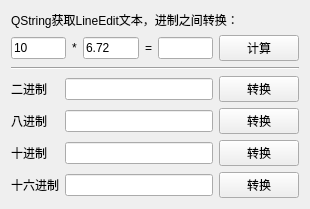
<?xml version="1.0" encoding="UTF-8"?>
<ui version="4.0">
 <class>ExQString</class>
 <widget class="QWidget" name="ExQString">
  <property name="geometry">
   <rect>
    <x>0</x>
    <y>0</y>
    <width>310</width>
    <height>194</height>
   </rect>
  </property>
  <property name="windowTitle">
   <string>ExQString</string>
  </property>
  <layout class="QVBoxLayout" name="verticalLayout">
   <item>
    <widget class="QLabel" name="lab">
     <property name="text">
      <string>QString获取LineEdit文本，进制之间转换：</string>
     </property>
    </widget>
   </item>
   <item>
    <layout class="QHBoxLayout" name="horizontalLayout">
     <item>
      <spacer name="horizontalSpacer_2">
       <property name="orientation">
        <enum>Qt::Horizontal</enum>
       </property>
       <property name="sizeHint" stdset="0">
        <size>
         <width>40</width>
         <height>20</height>
        </size>
       </property>
      </spacer>
     </item>
     <item>
      <widget class="QLineEdit" name="editA">
       <property name="text">
        <string>10</string>
       </property>
      </widget>
     </item>
     <item>
      <widget class="QLabel" name="labMul">
       <property name="text">
        <string>*</string>
       </property>
      </widget>
     </item>
     <item>
      <widget class="QLineEdit" name="editB">
       <property name="text">
        <string>6.72</string>
       </property>
      </widget>
     </item>
     <item>
      <widget class="QLabel" name="labEqual">
       <property name="text">
        <string>=</string>
       </property>
      </widget>
     </item>
     <item>
      <widget class="QLineEdit" name="editC"/>
     </item>
     <item>
      <spacer name="horizontalSpacer">
       <property name="orientation">
        <enum>Qt::Horizontal</enum>
       </property>
       <property name="sizeHint" stdset="0">
        <size>
         <width>40</width>
         <height>20</height>
        </size>
       </property>
      </spacer>
     </item>
     <item>
      <widget class="QPushButton" name="btnResult">
       <property name="text">
        <string>计算</string>
       </property>
      </widget>
     </item>
     <item>
      <spacer name="horizontalSpacer_3">
       <property name="orientation">
        <enum>Qt::Horizontal</enum>
       </property>
       <property name="sizeHint" stdset="0">
        <size>
         <width>40</width>
         <height>20</height>
        </size>
       </property>
      </spacer>
     </item>
    </layout>
   </item>
   <item>
    <widget class="Line" name="line">
     <property name="orientation">
      <enum>Qt::Horizontal</enum>
     </property>
    </widget>
   </item>
   <item>
    <layout class="QGridLayout" name="gridLayout">
     <item row="3" column="0">
      <widget class="QLabel" name="lab16">
       <property name="text">
        <string>十六进制</string>
       </property>
      </widget>
     </item>
     <item row="3" column="2">
      <widget class="QLineEdit" name="edit16"/>
     </item>
     <item row="2" column="2">
      <widget class="QLineEdit" name="edit10"/>
     </item>
     <item row="0" column="0">
      <widget class="QLabel" name="lab2">
       <property name="text">
        <string>二进制</string>
       </property>
      </widget>
     </item>
     <item row="2" column="0">
      <widget class="QLabel" name="lab10">
       <property name="text">
        <string>十进制</string>
       </property>
      </widget>
     </item>
     <item row="1" column="0">
      <widget class="QLabel" name="lab8">
       <property name="text">
        <string>八进制</string>
       </property>
      </widget>
     </item>
     <item row="0" column="2">
      <widget class="QLineEdit" name="edit2"/>
     </item>
     <item row="1" column="2">
      <widget class="QLineEdit" name="edit8"/>
     </item>
     <item row="0" column="3">
      <widget class="QPushButton" name="btn2">
       <property name="text">
        <string>转换</string>
       </property>
      </widget>
     </item>
     <item row="1" column="3">
      <widget class="QPushButton" name="btn8">
       <property name="text">
        <string>转换</string>
       </property>
      </widget>
     </item>
     <item row="2" column="3">
      <widget class="QPushButton" name="btn10">
       <property name="text">
        <string>转换</string>
       </property>
      </widget>
     </item>
     <item row="3" column="3">
      <widget class="QPushButton" name="btn16">
       <property name="text">
        <string>转换</string>
       </property>
      </widget>
     </item>
    </layout>
   </item>
  </layout>
 </widget>
 <layoutdefault spacing="6" margin="11"/>
 <resources/>
 <connections/>
</ui>
